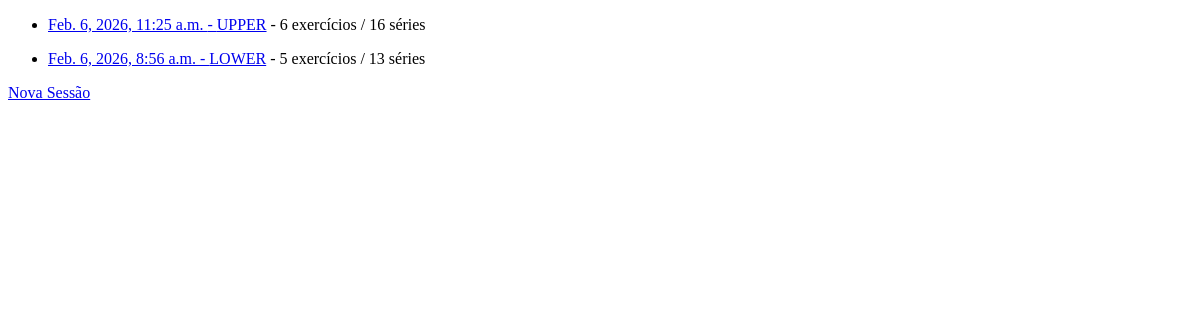
Before: /training/ (signed in) with the older database file.
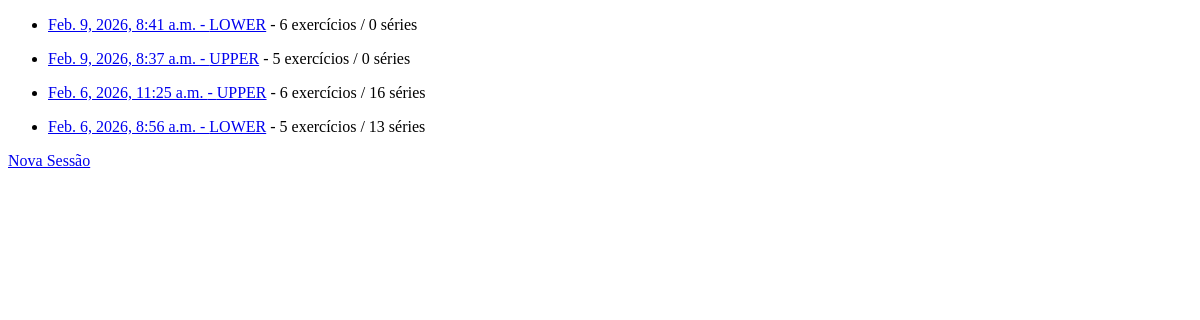
After: the same page with the newer database file.
### training/models.py (models this page shows, shortened)
class TrainingSession(models.Model):
    SESSION_TYPES = [
        ('UPPER','UPPER'),
        ('LOWER','LOWER'),
        ('PULL','PULL'),
        ('PUSH','PUSH'),
        ('FULLBODY','FULLBODY'),
    ]
    performed_at = models.DateTimeField(default=timezone.now)
    description = models.TextField(blank=True)
    user = models.ForeignKey(
        settings.AUTH_USER_MODEL,
        on_delete=models.CASCADE,
        related_name='training_sessions'
    )
    session_type = models.CharField(
        max_length=20,
        choices=SESSION_TYPES,
        blank=True,
        null=True
    )

### training/views.py (the view)
# urls.py: path('', views.training_session_list, name='training_session_list'),
@login_required
def training_session_list(request):
    sessions = (
        TrainingSession.objects
        .filter(user=request.user)
        .annotate(
            exercise_count=Count('session_exercises', distinct=True),
            set_count=Count('session_exercises__exercise_sets', distinct=True),
        )
        .order_by("-performed_at")
    )
    context = {
        'sessions': sessions,
        }
    return render(request, 'training_session_list.html', context)

### training/templates/training_session_list.html (shortened to what this page needs)
<!DOCTYPE html>
<html lang="en">
<head>
</head>
<body>
    <section>
        {% for session in sessions %}
            <ul>
                <li><a href="{% url 'training:training_session_detail' pk=session.pk %}">{{session.performed_at}} - {{session.session_type}}</a>
                 - {{ session.exercise_count }} exercícios / {{ session.set_count }} séries</li>
            </ul>
        {% endfor %}
        <a href="{% url 'training:training_session_create' %}">Nova Sessão</a>
    </section>
</body>
</html>

Changed rows visible on the page:
added TrainingSession: performed_at "Feb. 9, 2026, 8:41 a.m.", session_type "LOWER", exercise_count "6", set_count "0"
added TrainingSession: performed_at "Feb. 9, 2026, 8:37 a.m.", session_type "UPPER", exercise_count "5", set_count "0"
